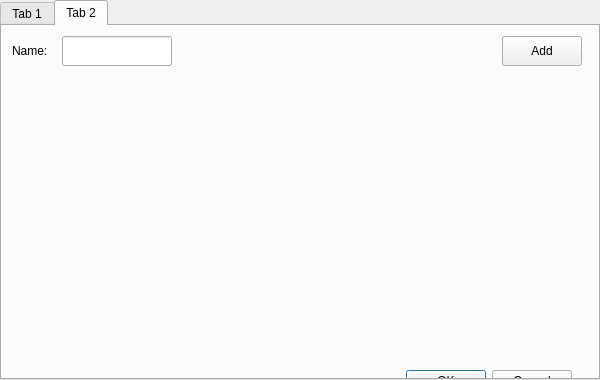
<?xml version="1.0" encoding="UTF-8"?>
<ui version="4.0">
 <class>TimeTabDayListWidget</class>
 <widget class="QWidget" name="TimeTabDayListWidget">
  <property name="geometry">
   <rect>
    <x>0</x>
    <y>0</y>
    <width>600</width>
    <height>380</height>
   </rect>
  </property>
  <property name="windowTitle">
   <string>Form</string>
  </property>
  <widget class="QTabWidget" name="TimeTabDayListTabWidget">
   <property name="geometry">
    <rect>
     <x>0</x>
     <y>0</y>
     <width>600</width>
     <height>380</height>
    </rect>
   </property>
   <property name="currentIndex">
    <number>1</number>
   </property>
   <widget class="QWidget" name="ViewTab">
    <attribute name="title">
     <string>Tab 1</string>
    </attribute>
   </widget>
   <widget class="QWidget" name="CreateTab">
    <attribute name="title">
     <string>Tab 2</string>
    </attribute>
    <widget class="QLineEdit" name="lineEditName">
     <property name="geometry">
      <rect>
       <x>60</x>
       <y>10</y>
       <width>110</width>
       <height>30</height>
      </rect>
     </property>
    </widget>
    <widget class="QPushButton" name="ButtonAddNewItemOfDayList">
     <property name="geometry">
      <rect>
       <x>500</x>
       <y>10</y>
       <width>80</width>
       <height>30</height>
      </rect>
     </property>
     <property name="text">
      <string>Add</string>
     </property>
    </widget>
    <widget class="QDialogButtonBox" name="TimeTabDayListTabButtonBox">
     <property name="geometry">
      <rect>
       <x>380</x>
       <y>340</y>
       <width>190</width>
       <height>30</height>
      </rect>
     </property>
     <property name="standardButtons">
      <set>QDialogButtonBox::Cancel|QDialogButtonBox::Ok</set>
     </property>
    </widget>
    <widget class="QLabel" name="labelName">
     <property name="geometry">
      <rect>
       <x>10</x>
       <y>10</y>
       <width>50</width>
       <height>30</height>
      </rect>
     </property>
     <property name="text">
      <string>Name:</string>
     </property>
    </widget>
   </widget>
  </widget>
 </widget>
 <resources/>
 <connections/>
</ui>
